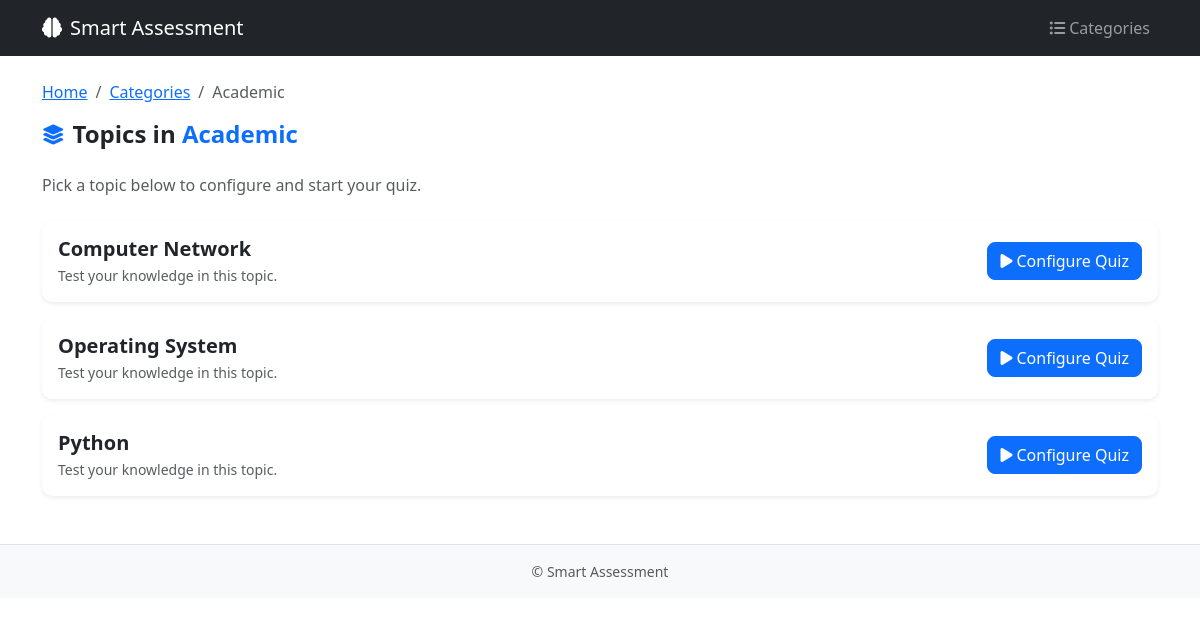
Screenshot of /quiz/categories/1/subcategories/ (signed in) with the database file from the repository.
### quiz/models.py (models this page shows, shortened)
class Category(models.Model):
    name = models.CharField(max_length=100, unique=True)
    description = models.TextField(blank=True)
    image = models.ImageField(upload_to='categories/', blank=True, null=True)
    class Meta:
        ordering = ['name']

class SubCategory(models.Model):
    category = models.ForeignKey(
        Category,
        on_delete=models.CASCADE,
        related_name='subcategories'
    )
    name = models.CharField(max_length=100)
    description = models.TextField(blank=True)
    class Meta:
        unique_together = ('category', 'name')
        ordering = ['name']

### quiz/views.py (the view)
# urls.py: path('categories/<int:category_id>/subcategories/', views.subcategory_list, name='subcategory_list'),
@login_required
def subcategory_list(request, category_id):
    category = get_object_or_404(Category, id=category_id)
    subcategories = category.subcategories.all()
    if not subcategories.exists():
        messages.warning(request, 'No subcategories are available for this category.')
    return render(request, 'quiz/subcategory_list.html', {
        'category': category,
        'subcategories': subcategories
    })

### templates/quiz/subcategory_list.html (shortened to what this page needs)
{% extends 'quiz/base.html' %}
{% block content %}
<nav aria-label="breadcrumb">
    <ol class="breadcrumb">
        <li class="breadcrumb-item"><a href="{% url 'dashboard' %}">Home</a></li>
        <li class="breadcrumb-item"><a href="{% url 'quiz:category_list' %}">Categories</a></li>
        <li class="breadcrumb-item active" aria-current="page">{{ category.name }}</li>
    </ol>
</nav>
<div class="d-flex align-items-center gap-2 mb-4">
    <i class="fa-solid fa-layer-group fa-lg text-primary"></i>
    <h2 class="h4 mb-0 fw-bold">
        Topics in <span class="text-primary">{{ category.name }}</span>
    </h2>
</div>
<p class="text-muted mb-4">Pick a topic below to configure and start your quiz.</p>
{% if subcategories %}
    <div class="subcategory-list">
        {% for subcategory in subcategories %}
            <div class="topic-card card border-0 shadow-sm mb-3">
                <div class="card-body d-flex flex-column flex-md-row align-items-start align-items-md-center gap-3">
                    <div class="topic-content flex-grow-1">
                        <h5 class="fw-bold mb-1">{{ subcategory.name }}</h5>
                        <p class="text-muted small mb-0">
                            {{ subcategory.description|default:"Test your knowledge in this topic." }}
                        </p>
                    </div>
                    <a href="{% url 'quiz:quiz_settings' subcategory.id %}"
                       class="btn btn-primary align-self-start align-self-md-center flex-shrink-0">
                        <i class="fa-solid fa-play me-1"></i>Configure Quiz
                    </a>
                </div>
            </div>
        {% endfor %}
    </div>
{% else %}
    <div class="alert alert-warning d-flex align-items-center gap-2">
        <i class="fa-solid fa-circle-exclamation"></i>
        No topics available for this category yet.
    </div>
{% endif %}
{% endblock %}

### templates/quiz/subcategory_list.html (style rules this page uses)
.topic-card { border-radius: 10px; border-left: 4px solid var(--bs-primary); transition: box-shadow 0.2s ease; }
.topic-card .btn { border-radius: 8px; }

### rows the page displays
Category: name "Academic"
SubCategory: name "Computer Network", description "Test your knowledge in this topic."
SubCategory: name "Operating System", description "Test your knowledge in this topic."
SubCategory: name "Python", description "Test your knowledge in this topic."
